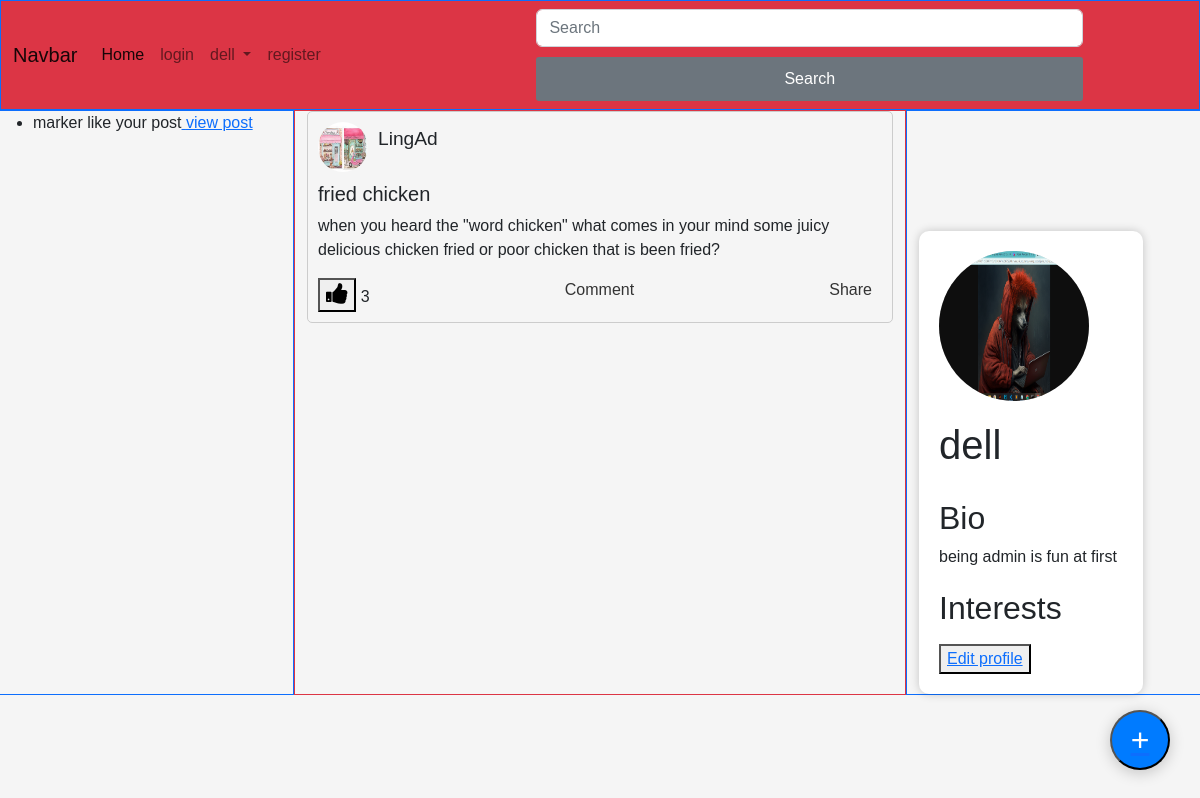
/home140 (signed in), run on an earlier commit of the app's database.
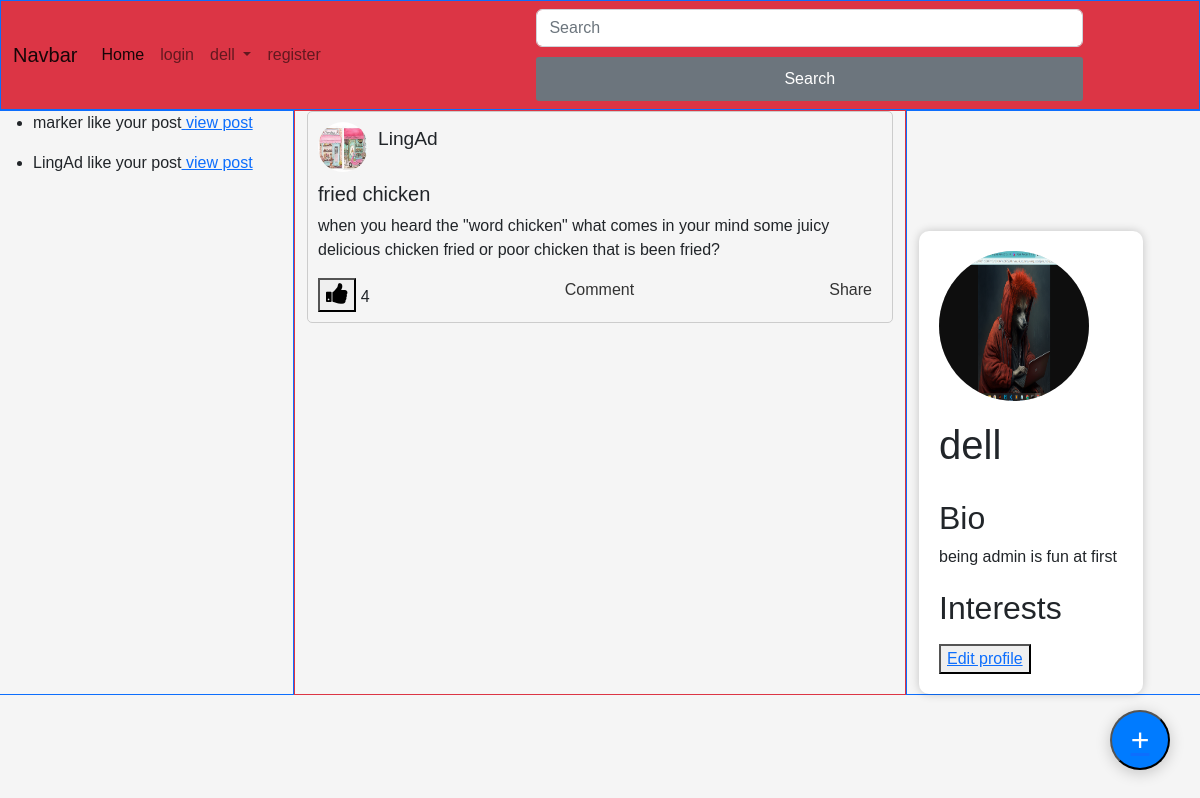
And on a later commit of the database.
### core/models.py (models this page shows, shortened)
class Like(models.Model):
    user = models.ForeignKey(User, on_delete=models.CASCADE)
    post = models.ForeignKey(Post, on_delete=models.CASCADE)
    noti = models.TextField(default='someone like your post')
    postOwner = models.CharField(max_length=100)

class Post(models.Model):
    user = models.ForeignKey(User, on_delete=models.CASCADE)
    user_profile = models.ForeignKey(UserProfile, on_delete=models.CASCADE)
    title = models.CharField(max_length=100)
    image = models.ImageField(default="sample_ajax/ajaxTest/static/images/default_user.jpg")
    content = models.TextField()
    created_at = models.DateTimeField(auto_now_add=True)
    updated_at = models.DateField(auto_now=True)
    like_count = models.PositiveIntegerField(default=0)
    def user_pic(self):
        return self.user_profile.profile_pic

class UserProfile(models.Model):
    user = models.OneToOneField(User, on_delete=models.CASCADE)
    bio = models.TextField(max_length=200,default='user does not provied bio')
    location = models.CharField(max_length=200,blank=True)
    profile_pic = models.ImageField(upload_to='profile_pics/',default="sample_ajax/ajaxTest/static/images/default_user.jpg")
    interests = models.CharField(max_length=200,blank=True)
    twitter_handle = models.CharField(max_length=50, blank=True,default='no twitter')
    facebook_handle = models.CharField(max_length=50, blank=True,default='no facebook')
    instagram_handle = models.CharField(max_length=50, blank=True,default='no instagram')
    followed = models.ManyToManyField(User,related_name='followed_users',blank=True)
    follower = models.ManyToManyField(User,related_name='follower_users',blank=True)
    class Meta:
        ordering = ['user']

### core/views.py (the view)
# urls.py: path('home<int:pk>',view_post,name="view post"),
def view_post(request,pk):
    get_post = Like.objects.get(id=pk)
    get_postId = get_post.post.id
    viewPost = Post.objects.get(id=get_postId)
    posts = Post.objects.all()
    pP = UserProfile.objects.get(user = request.user.id)
    likeNoti = Like.objects.filter(postOwner = request.user.username)
    context = {
        'user_name': request.user,
        'posts': posts,
        'view_post':viewPost,
        'userP': pP,
        'notifications': likeNoti,
        'post': posts, # pass the first post object to the context
    }
    return render(request,'home.html',context)

### core/templates/home.html (shortened to what this page needs)
{% extends 'base.html' %}
{% block content %}
<div class="row " style ="margin-top:110px;">
    <div class="col border border-primary">
        {% for model in notifications %}
        <ul>
          <li>{{model.noti}}<a href="home{{model.id}}"> view post</a></li>
        </ul>
        {% endfor %}
    </div>
    <div class="col-6 border border-danger" style="">
      {% if view_post %}
      <div class="post">
        <div class="post-header">
            <img src="{{view_post.user_pic.url}}" alt="Profile Picture">
            <div class="post-header-info">
                <h2>{{view_post.user}}</h2>
            </div>
        </div>
        <div class="post-body">
          <h5>{{view_post.title}}</h5>
          <p>{{view_post.content}}</p>
        </div>
        <div class="post-footer">
            <div><button id="{{view_post.user}}" class="{{view_post.id}}" onclick="likeFunction('{{view_post.user}}','{{view_post.id}}')"><i class="fa fa-thumbs-up" style="font-size:24px"></i></button> <a id="{{view_post.id}}">{{view_post.like_count}}</a></div>
            <div><a href="#">Comment</a> {{comment}}</div>
            <div><a href="#">Share</a> {{share}}</div>
        </div>
      </div>
      {% endif %}
    </div>
    <div class="col border border-primary">
      <div id="container">
        <img id="profile-pic" src="{{userP.profile_pic.url}}" alt="Profile Picture">
        <h1>{{user_name}}</h1>
        <div class="bio">
          <h2>Bio</h2>
          <p>{{userP.bio}}</p>
        </div>
        <h2>Interests</h2>
        <button><a href="userProfile">Edit profile</a> </button>
      </div>
    </div>
</div>
<button class="floating-circle" title="Create Post" id="createBtn">
  <a href="create_post"><div class="plus-sign">+</div></a>
</button>
{% endblock  %}

What changed in the data, as far as the page shows it:
added Like: noti "LingAd like your post"
changed Post "fried chicken": like_count "3" → "4"
